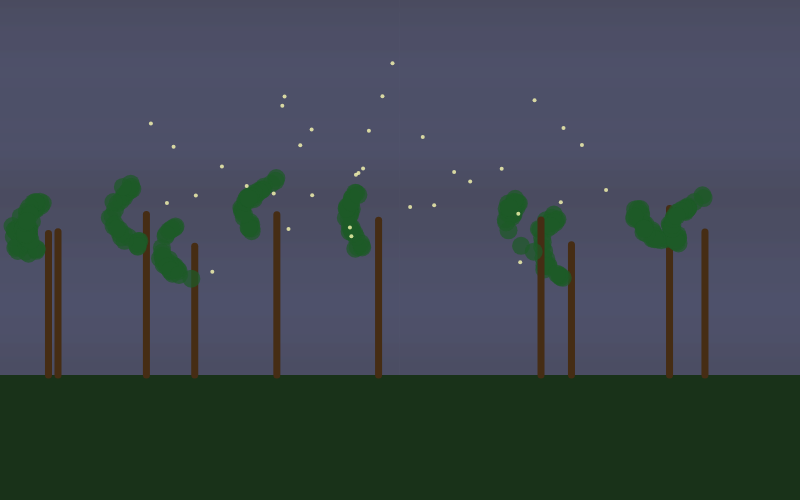
Frame 1 (no input)
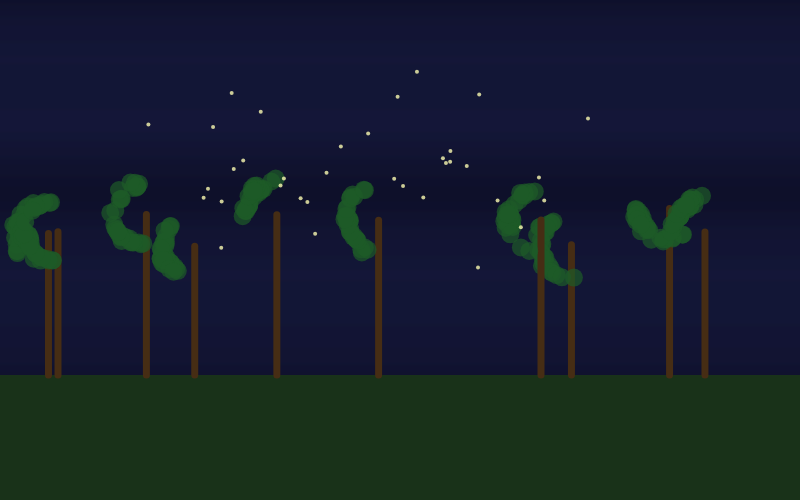
Frame 60 (no input)
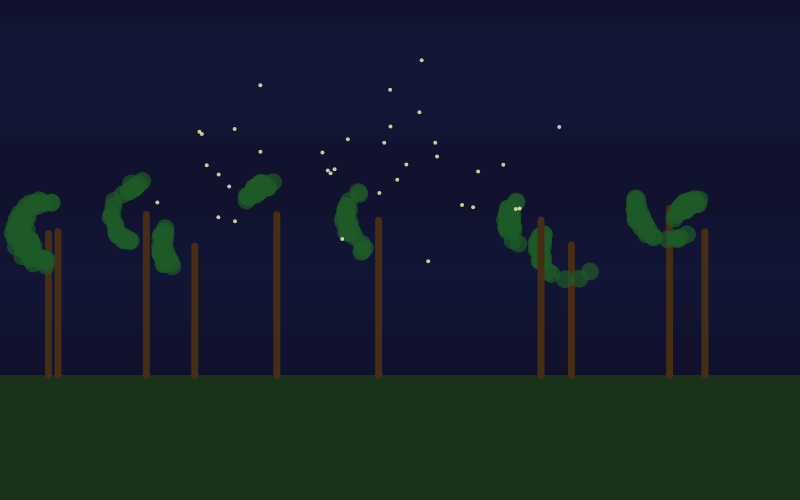
Frame 120 (the mouse pressed at the canvas centre since frame 60)

The p5.js sketch that drew these frames (run headless with seeded random() and noise() and a simulated clock; from frame 60 on, the mouse is pressed at the canvas centre):

// p5.js sketch
// ── sketch.js


let trees = [];
let bugs = [];
let noiseTime = 0;

function setup() {
  createCanvas(800, 500);

  // create trees
  for (let i = 0; i < 10; i++) {
    trees.push(new Tree(random(width), height * 0.75));
  }

  // create bugs
  for (let i = 0; i < 35; i++) {
    bugs.push(new Bug());
  }
}

function draw() {
  drawSky();
  drawGround();

  // draw trees
  for (let t of trees) {
    t.show();
  }

  // draw fireflies
  for (let b of bugs) {
    b.update();
    b.show();
  }

  noiseTime += 0.003;
}

// --------------------------------------
// sky using noise
// --------------------------------------
function drawSky() {
  for (let y = 0; y < height; y++) {
    let n = noise(y * 0.01, noiseTime);
    let c = lerpColor(color(25, 30, 70), color(10, 10, 30), n);
    stroke(c);
    line(0, y, width, y);
  }
}

// --------------------------------------
// ground
// --------------------------------------
function drawGround() {
  noStroke();
  fill(25, 50, 25);
  rect(0, height * 0.75, width, height * 0.25);
}

// --------------------------------------
// Tree class
// --------------------------------------
class Tree {
  constructor(x, groundY) {
    this.x = x;
    this.baseY = groundY;
    this.h = random(120, 170);
    this.offset = random(1000);
  }

  show() {
    // trunk
    stroke(70, 45, 20);
    strokeWeight(7);
    line(this.x, this.baseY, this.x, this.baseY - this.h);

    // leaves
    noStroke();
    fill(30, 90, 40, 180);

    for (let i = 0; i < 30; i++) {
      let angle = noise(i * 0.1, this.offset + noiseTime) * TWO_PI;
      let r = 20 + noise(i * 0.15, noiseTime) * 25;

      let lx = this.x + cos(angle) * r;
      let ly = this.baseY - this.h + sin(angle) * r;

      ellipse(lx, ly, 18, 18);
    }
  }
}

// --------------------------------------
// Bug class
// --------------------------------------
class Bug {
  constructor() {
    this.nx = random(2000);
    this.ny = random(3000);
  }

  update() {
    this.x = noise(this.nx) * width;
    this.y = noise(this.ny) * height * 0.7;
    this.nx += 0.002;
    this.ny += 0.002;
  }

  show() {
    noStroke();
    fill(255, 255, 180, 200);
    ellipse(this.x, this.y, 4, 4);
  }
}







 
 



//circle() command makes a circle
//color is between 0-255
